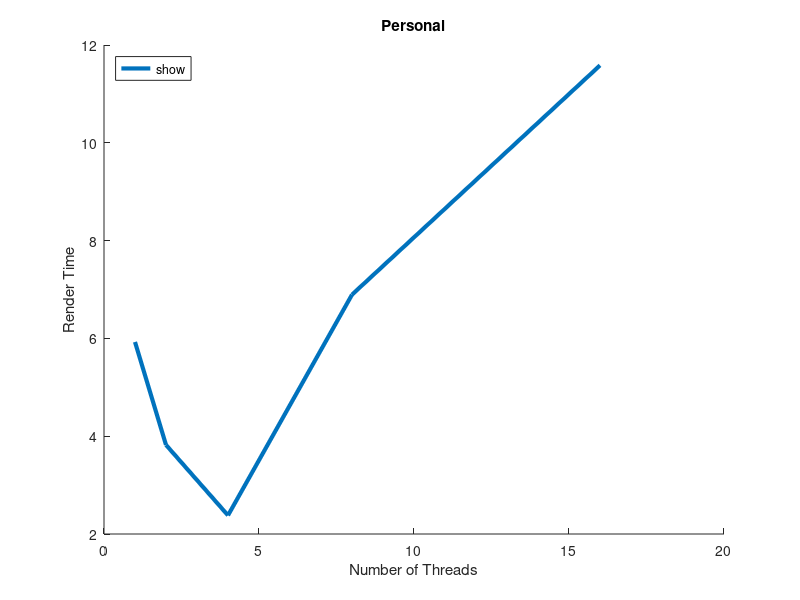

The MATLAB source for this figure:
function method3
clear all;
close all;
hold on;

x = [1 2 4 8 16];

t0 = [ 5.926842 3.821624 2.380739 6.894392 11.582861 ];
plot(x, t0, 'LineWidth', 3, 'DisplayName', 'models/ironman.obj 3840x2160');

title('Personal');
xlabel('Number of Threads');
ylabel('Render Time');
legend('show', 'Location', 'NorthWest');

